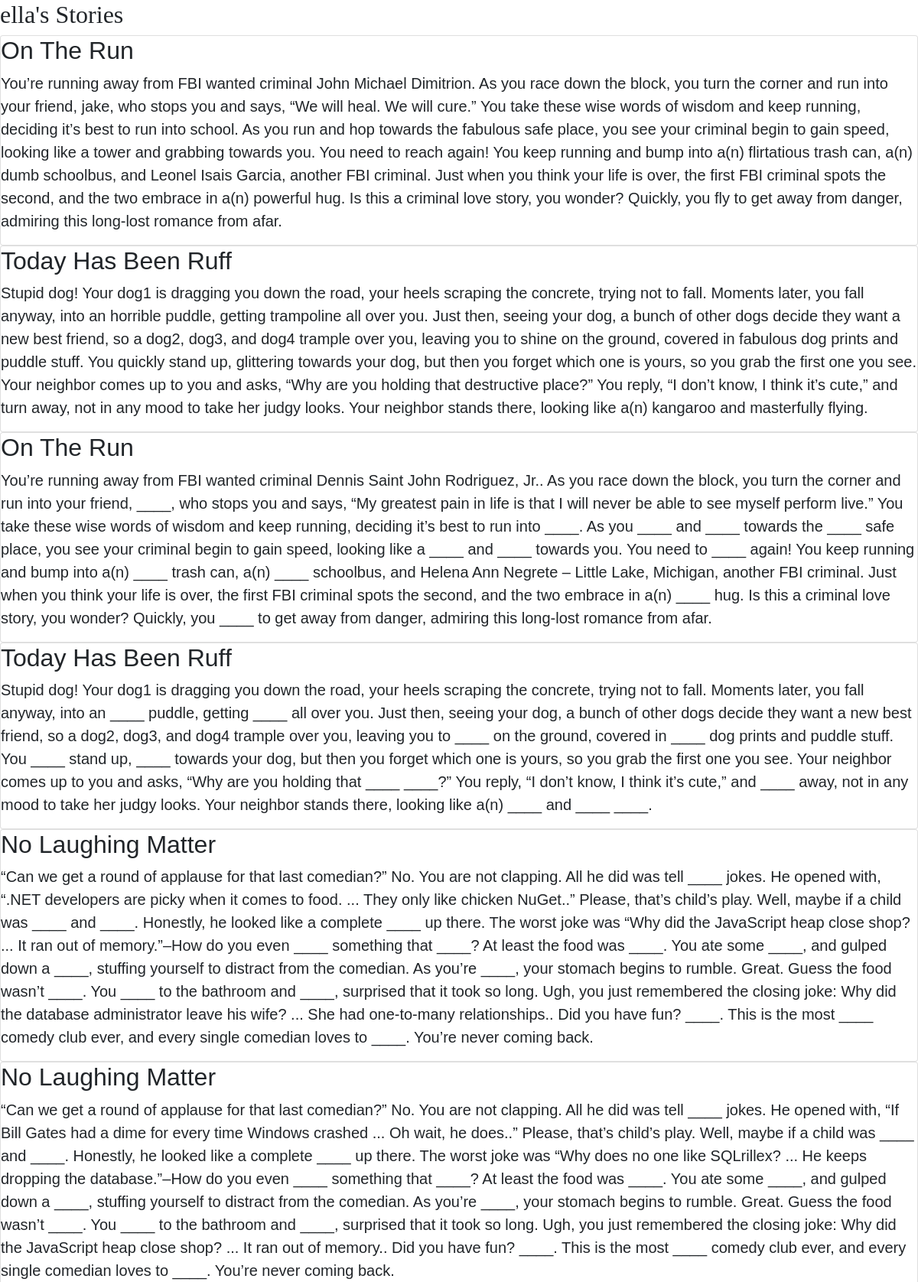
/viewPosts (signed in, upper part), run on the app's committed database.
### tables this page shows
CREATE TABLE madlib (username TEXT, madlib TEXT, topic TEXT);

### main.py (the view)
@app.route("/viewPosts")
def viewPosts():
    if session.get("username") is None:
        return redirect("/")
    return render_template(
        "viewposts.html",
        username=session.get("username"),
        posts= [[x[0],x[1],x[2].replace("\"",""), x[3].replace("\"","")] for x in madlibTable.fetchAllByUsername(session.get("username"))]
        )

### database.py (called while the page is built)
    def fetchAllByUsername(self, username):
        self._cursor.execute(f'SELECT rowid,* FROM {self._name} WHERE username=\"{username}\";')
        return self._cursor.fetchall()

### templates/viewposts.html (shortened to what this page needs)
<!DOCTYPE html>
<html>
<head>
    <link href="https://cdn.jsdelivr.net/npm/bootstrap@5.0.2/dist/css/bootstrap.min.css" rel="stylesheet">
</head>
<body style="font-family: Helvetica;">
  <h2 style="font-family: Coppertone;">{{username}}'s Stories</h2>
  {% for rowid, username,title, content in posts %}
    <div class="card">
        <h2 class="card-title" style="font-weight: normal;">{{title.title()}}</h2>
        <p class="lead">{{content}}</p>
    </div>
  {% endfor %}
</body>
</html>

### data on the page
madlib: title "On The Run", topic "You’re running away from FBI wanted criminal John Michael Dimitrion. As you race down the block, you turn the corner and run into your friend, jake, who stops you and says, “We will heal. We will cure.” You take these wise words of wisdom and keep running, deciding it’s best to run into school. As you run and hop towards the fabulous safe place, you see your criminal begin to gain speed, looking like a tower and grabbing towards you. You need to reach again! You keep running and bump into a(n) flirtatious trash can, a(n) dumb schoolbus, and Leonel Isais Garcia, another FBI criminal. Just when you think your life is over, the first FBI criminal spots the second, and the two embrace in a(n)…"
madlib: title "Today Has Been Ruff", topic "Stupid dog! Your dog1 is dragging you down the road, your heels scraping the concrete, trying not to fall. Moments later, you fall anyway, into an horrible puddle, getting trampoline all over you. Just then, seeing your dog, a bunch of other dogs decide they want a new best friend, so a dog2, dog3, and dog4 trample over you, leaving you to shine on the ground, covered in fabulous dog prints and puddle stuff. You quickly stand up, glittering towards your dog, but then you forget which one is yours, so you grab the first one you see. Your neighbor comes up to you and asks, “Why are you holding that destructive place?” You reply, “I don’t know, I think it’s cute,” and turn away, not in any…"
madlib: title "On The Run", topic "You’re running away from FBI wanted criminal Dennis Saint John Rodriguez, Jr.. As you race down the block, you turn the corner and run into your friend, ____, who stops you and says, “My greatest pain in life is that I will never be able to see myself perform live.” You take these wise words of wisdom and keep running, deciding it’s best to run into ____. As you ____ and ____ towards the ____ safe place, you see your criminal begin to gain speed, looking like a ____ and ____ towards you. You need to ____ again! You keep running and bump into a(n) ____ trash can, a(n) ____ schoolbus, and Helena Ann Negrete – Little Lake, Michigan, another FBI criminal. Just when you think your life is over,…"
madlib: title "Today Has Been Ruff", topic "Stupid dog! Your dog1 is dragging you down the road, your heels scraping the concrete, trying not to fall. Moments later, you fall anyway, into an ____ puddle, getting ____ all over you. Just then, seeing your dog, a bunch of other dogs decide they want a new best friend, so a dog2, dog3, and dog4 trample over you, leaving you to ____ on the ground, covered in ____ dog prints and puddle stuff. You ____ stand up, ____ towards your dog, but then you forget which one is yours, so you grab the first one you see. Your neighbor comes up to you and asks, “Why are you holding that ____ ____?” You reply, “I don’t know, I think it’s cute,” and ____ away, not in any mood to take her judgy looks. Your…"
madlib: title "No Laughing Matter", topic "“Can we get a round of applause for that last comedian?” No. You are not clapping. All he did was tell ____ jokes. He opened with, “.NET developers are picky when it comes to food. ... They only like chicken NuGet..” Please, that’s child’s play. Well, maybe if a child was ____ and ____. Honestly, he looked like a complete ____ up there. The worst joke was “Why did the JavaScript heap close shop? ... It ran out of memory.”–How do you even ____ something that ____? At least the food was ____. You ate some ____, and gulped down a ____, stuffing yourself to distract from the comedian. As you’re ____, your stomach begins to rumble. Great. Guess the food wasn’t ____. You ____ to the bathroom and…"
madlib: title "No Laughing Matter", topic "“Can we get a round of applause for that last comedian?” No. You are not clapping. All he did was tell ____ jokes. He opened with, “If Bill Gates had a dime for every time Windows crashed ... Oh wait, he does..” Please, that’s child’s play. Well, maybe if a child was ____ and ____. Honestly, he looked like a complete ____ up there. The worst joke was “Why does no one like SQLrillex? ... He keeps dropping the database.”–How do you even ____ something that ____? At least the food was ____. You ate some ____, and gulped down a ____, stuffing yourself to distract from the comedian. As you’re ____, your stomach begins to rumble. Great. Guess the food wasn’t ____. You ____ to the bathroom and…"

### other printed values
{{ username }} "ella"
